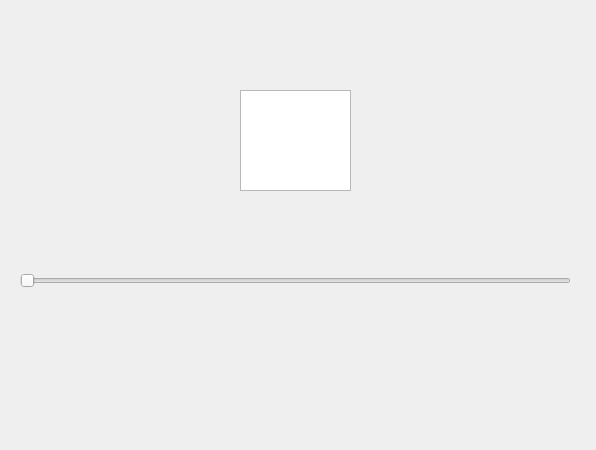
<?xml version="1.0" encoding="UTF-8"?>
<ui version="4.0">
 <class>Window</class>
 <widget class="QFrame" name="Window">
  <property name="geometry">
   <rect>
    <x>0</x>
    <y>0</y>
    <width>596</width>
    <height>450</height>
   </rect>
  </property>
  <property name="windowTitle">
   <string>Frame</string>
  </property>
  <widget class="QSlider" name="sensor">
   <property name="geometry">
    <rect>
     <x>20</x>
     <y>260</y>
     <width>551</width>
     <height>41</height>
    </rect>
   </property>
   <property name="locale">
    <locale language="English" country="Uganda"/>
   </property>
   <property name="maximum">
    <number>1000</number>
   </property>
   <property name="pageStep">
    <number>1</number>
   </property>
   <property name="orientation">
    <enum>Qt::Horizontal</enum>
   </property>
   <property name="tickInterval">
    <number>0</number>
   </property>
  </widget>
  <widget class="QGraphicsView" name="graphicsView">
   <property name="geometry">
    <rect>
     <x>240</x>
     <y>90</y>
     <width>111</width>
     <height>101</height>
    </rect>
   </property>
  </widget>
 </widget>
 <resources/>
 <connections/>
</ui>
